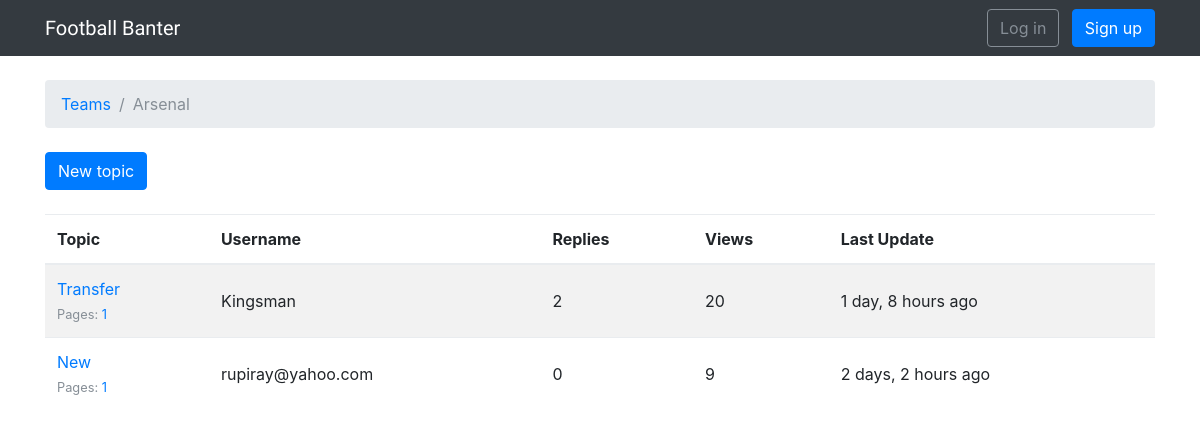
The page /boards/1/ on the database as committed earlier.
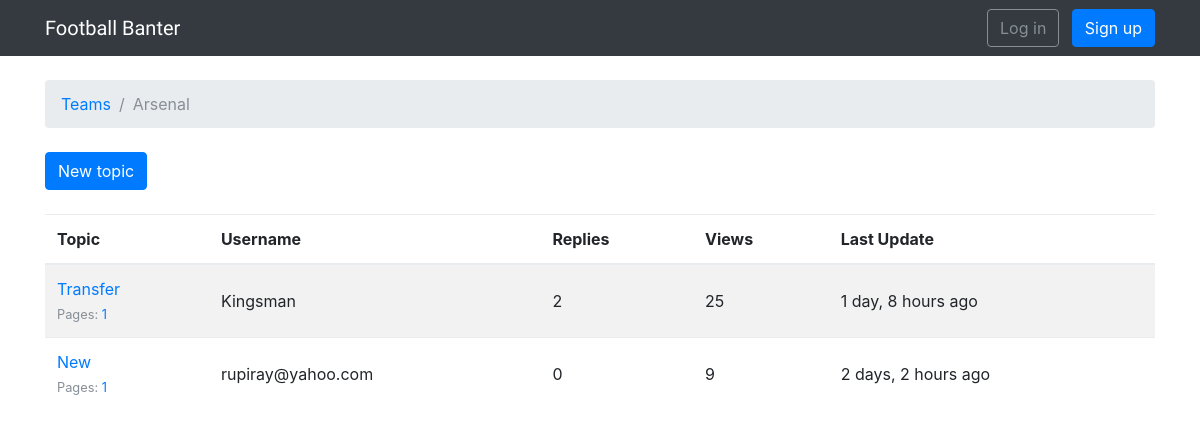
The same page on the database as committed later.
### boards/models.py (models this page shows, shortened)
class Topic(models.Model):
    subject = models.CharField(max_length=255)
    last_updated = models.DateTimeField(auto_now_add=True)
    board = models.ForeignKey(Board, related_name='topics')
    starter = models.ForeignKey(User, related_name='topics')
    views = models.PositiveIntegerField(default=0)
    def get_page_count(self):
        count = self.posts.count()
        pages = count / 20
        return math.ceil(pages)
    def has_many_pages(self, count=None):
        if count is None:
            count = self.get_page_count()
        return count > 6
    def get_page_range(self):
        count = self.get_page_count()
        if self.has_many_pages(count):
            return range(1, 5)
        return range(1, count + 1)

### boards/views.py (the view)
# urls.py: url(r'^boards/(?P<pk>\d+)/$', views.TopicListView.as_view(), name='board_topics'),
class TopicListView(ListView):
    model = Topic
    context_object_name = 'topics'
    template_name = 'topics.html'
    paginate_by = 20
    def get_context_data(self, **kwargs):
        kwargs['board'] = self.board
        return super().get_context_data(**kwargs)
    def get_queryset(self):
        self.board = get_object_or_404(Board, pk=self.kwargs.get('pk'))
        queryset = self.board.topics.order_by('-last_updated').annotate(replies=Count('posts') - 1)
        return queryset

### templates/topics.html (shortened to what this page needs)
{% extends 'base.html' %}
{% load humanize %}
{% block breadcrumb %}
  <li class="breadcrumb-item"><a href="{% url 'home' %}">Teams</a></li>
  <li class="breadcrumb-item active">{{ board.name }}</li>
{% endblock %}
{% block content %}
  <div class="mb-4">
    <a href="{% url 'new_topic' board.pk %}" class="btn btn-primary">New topic</a>
  </div>
  <table class="table table-striped mb-4">
    <thead class="thead-inverse">
      <tr>
        <th>Topic</th>
        <th>Username</th>
        <th>Replies</th>
        <th>Views</th>
        <th>Last Update</th>
      </tr>
    </thead>
    <tbody>
      {% for topic in topics %}
        {% url 'topic_posts' board.pk topic.pk as topic_url %}
        <tr>
          <td>
            <p class="mb-0">
              <a href="{{ topic_url }}">{{ topic.subject }}</a>
            </p>
            <small class="text-muted">
              Pages:
              {% for i in topic.get_page_range %}
                <a href="{{ topic_url }}?page={{ i }}">{{ i }}</a>
              {% endfor %}
            </small>
          </td>
          <td class="align-middle">{{ topic.starter.username }}</td>
          <td class="align-middle">{{ topic.replies }}</td>
          <td class="align-middle">{{ topic.views }}</td>
          <td class="align-middle">{{ topic.last_updated|naturaltime }}</td>
        </tr>
      {% endfor %}
    </tbody>
  </table>
{% endblock %}

Rows that differ between the two databases and show on the page:
changed Topic "Transfer": views "20" → "25"
